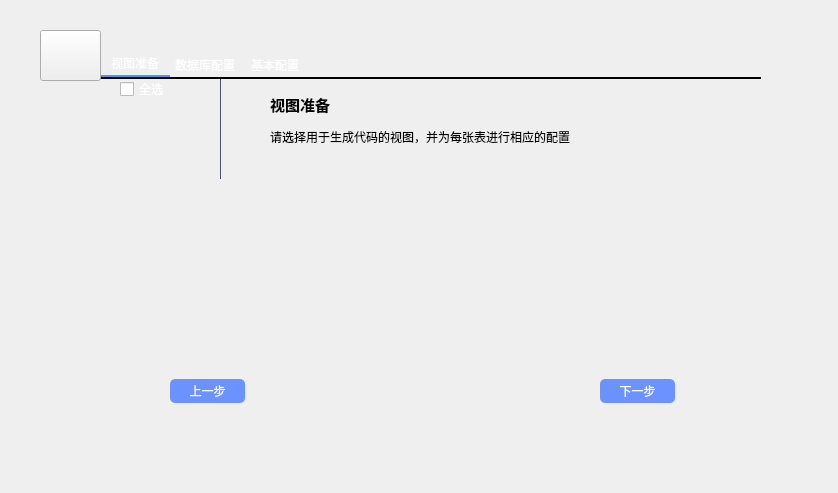
<?xml version="1.0" encoding="UTF-8"?>
<ui version="4.0">
 <class>Form</class>
 <widget class="QWidget" name="Form">
  <property name="geometry">
   <rect>
    <x>0</x>
    <y>0</y>
    <width>838</width>
    <height>493</height>
   </rect>
  </property>
  <property name="windowTitle">
   <string>Form</string>
  </property>
  <property name="styleSheet">
   <string notr="true">font-faimly:微软雅黑;</string>
  </property>
  <widget class="QTabWidget" name="tabWidget_first">
   <property name="geometry">
    <rect>
     <x>100</x>
     <y>50</y>
     <width>661</width>
     <height>381</height>
    </rect>
   </property>
   <property name="styleSheet">
    <string notr="true">QTabWidget::pane{
min-width:70px;
min-height:25px;
border-top: 2px solid;

}

QTabBar::tab {

min-width:70px;

min-height:25px;

color: white;

font:12px &quot;Microsoft YaHei&quot;;

border: 0px solid;



}

QTabBar::tab:selected{

min-width:70px;

min-height:25px;
color: white;

font:13px &quot;Microsoft YaHei&quot;;

border: 0px solid;

border-bottom: 2px solid;

border-color: #4796f0;

}</string>
   </property>
   <property name="currentIndex">
    <number>0</number>
   </property>
   <widget class="QWidget" name="tab_view">
    <attribute name="title">
     <string>视图准备</string>
    </attribute>
    <widget class="QCheckBox" name="checkBox_isCheckAll">
     <property name="geometry">
      <rect>
       <x>20</x>
       <y>0</y>
       <width>79</width>
       <height>20</height>
      </rect>
     </property>
     <property name="styleSheet">
      <string notr="true">color: rgb(255, 255, 255);</string>
     </property>
     <property name="text">
      <string>全选</string>
     </property>
    </widget>
    <widget class="QLabel" name="label_text">
     <property name="geometry">
      <rect>
       <x>170</x>
       <y>0</y>
       <width>361</width>
       <height>81</height>
      </rect>
     </property>
     <property name="styleSheet">
      <string notr="true"/>
     </property>
     <property name="text">
      <string>&lt;html&gt;&lt;head/&gt;&lt;body&gt;&lt;p&gt;&lt;span style=&quot; font-size:11pt; font-weight:700; color:#000000;&quot;&gt;视图准备&lt;/span&gt;&lt;/p&gt;&lt;p&gt;&lt;span style=&quot; color:#000000;&quot;&gt;请选择用于生成代码的视图，并为每张表进行相应的配置&lt;/span&gt;&lt;/p&gt;&lt;/body&gt;&lt;/html&gt;</string>
     </property>
    </widget>
    <widget class="QPushButton" name="pushButton_lastStep">
     <property name="geometry">
      <rect>
       <x>70</x>
       <y>300</y>
       <width>75</width>
       <height>24</height>
      </rect>
     </property>
     <property name="styleSheet">
      <string notr="true">QPushButton {
	background-color: rgb(107, 146, 255);
	color: rgb(255, 255, 255);
	border-radius: 5px;
}
QPushButton:hover {
	background-color: qlineargradient(spread:pad, x1:0.238636, y1:0.239, x2:1, y2:1, stop:0 rgba(107, 146, 255, 255), stop:1 rgba(255, 255, 255, 255));
}
QPushButton:pressed {
	padding-top:1px;
	padding-left:1px;
}
</string>
     </property>
     <property name="text">
      <string>上一步</string>
     </property>
    </widget>
    <widget class="QPushButton" name="pushButton_nextStep">
     <property name="geometry">
      <rect>
       <x>500</x>
       <y>300</y>
       <width>75</width>
       <height>24</height>
      </rect>
     </property>
     <property name="styleSheet">
      <string notr="true">QPushButton {
	background-color: rgb(107, 146, 255);
	color: rgb(255, 255, 255);
	border-radius: 5px;
}
QPushButton:hover {
	background-color: qlineargradient(spread:pad, x1:0.238636, y1:0.239, x2:1, y2:1, stop:0 rgba(107, 146, 255, 255), stop:1 rgba(255, 255, 255, 255));
}
QPushButton:pressed {
	padding-top:1px;
	padding-left:1px;
}</string>
     </property>
     <property name="text">
      <string>下一步</string>
     </property>
    </widget>
    <widget class="QLabel" name="label_2">
     <property name="geometry">
      <rect>
       <x>120</x>
       <y>0</y>
       <width>1</width>
       <height>100</height>
      </rect>
     </property>
     <property name="styleSheet">
      <string notr="true">background-color: rgb(75,84,102);</string>
     </property>
     <property name="text">
      <string/>
     </property>
    </widget>
   </widget>
   <widget class="QWidget" name="tab_tables_info">
    <attribute name="title">
     <string>数据库配置</string>
    </attribute>
    <widget class="QTabWidget" name="tabWidget_table_info">
     <property name="geometry">
      <rect>
       <x>0</x>
       <y>70</y>
       <width>611</width>
       <height>111</height>
      </rect>
     </property>
     <property name="styleSheet">
      <string notr="true">
QTabWidget::pane{
min-width:70px;
min-height:25px;
border-top: 2px solid;

}

QTabBar::tab {
font-size:10px;
min-width:70px;

min-height:25px;

color: white;

font:12px &quot;Microsoft YaHei&quot;;

border: -1px solid;



}

QTabBar::tab:selected{

min-width:70px;

min-height:25px;
color: white;

font:11px &quot;Microsoft YaHei&quot;;

border: 0px solid;

border-bottom: 2px solid;

border-color: #4796f0;

}</string>
     </property>
     <property name="currentIndex">
      <number>0</number>
     </property>
     <widget class="QWidget" name="tab_table">
      <attribute name="title">
       <string>数据库</string>
      </attribute>
     </widget>
     <widget class="QWidget" name="tab_view_2">
      <attribute name="title">
       <string>视图</string>
      </attribute>
     </widget>
    </widget>
    <widget class="QLabel" name="label_text_2">
     <property name="geometry">
      <rect>
       <x>10</x>
       <y>0</y>
       <width>591</width>
       <height>61</height>
      </rect>
     </property>
     <property name="styleSheet">
      <string notr="true">color: rgb(255, 255, 255);</string>
     </property>
     <property name="text">
      <string>&lt;html&gt;&lt;head/&gt;&lt;body&gt;&lt;p&gt;&lt;span style=&quot; font-size:11pt; font-weight:700;&quot;&gt; 数据库配置&lt;/span&gt;&lt;/p&gt;&lt;p&gt;&lt;span style=&quot; font-size:10pt;&quot;&gt; 请检查要生成接口项目代码的目标数据库，生成器将针对此数据库生成一个分层设计的接口项目&lt;/span&gt;&lt;/p&gt;&lt;/body&gt;&lt;/html&gt;</string>
     </property>
    </widget>
    <widget class="QPushButton" name="pushButton_lastStep_2">
     <property name="geometry">
      <rect>
       <x>70</x>
       <y>300</y>
       <width>75</width>
       <height>24</height>
      </rect>
     </property>
     <property name="styleSheet">
      <string notr="true">QPushButton {
	background-color: rgb(107, 146, 255);
	color: rgb(255, 255, 255);
	border-radius: 5px;
}
QPushButton:hover {
	background-color: qlineargradient(spread:pad, x1:0.238636, y1:0.239, x2:1, y2:1, stop:0 rgba(107, 146, 255, 255), stop:1 rgba(255, 255, 255, 255));
}
QPushButton:pressed {
	padding-top:1px;
	padding-left:1px;
}</string>
     </property>
     <property name="text">
      <string>上一步</string>
     </property>
    </widget>
    <widget class="QPushButton" name="pushButton_nextStep_2">
     <property name="geometry">
      <rect>
       <x>500</x>
       <y>300</y>
       <width>75</width>
       <height>24</height>
      </rect>
     </property>
     <property name="styleSheet">
      <string notr="true">QPushButton {
	background-color: rgb(107, 146, 255);
	color: rgb(255, 255, 255);
	border-radius: 5px;
}
QPushButton:hover {
	background-color: qlineargradient(spread:pad, x1:0.238636, y1:0.239, x2:1, y2:1, stop:0 rgba(107, 146, 255, 255), stop:1 rgba(255, 255, 255, 255));
}
QPushButton:pressed {
	padding-top:1px;
	padding-left:1px;
}</string>
     </property>
     <property name="text">
      <string>下一步</string>
     </property>
    </widget>
   </widget>
   <widget class="QWidget" name="tab_project">
    <attribute name="title">
     <string>基本配置</string>
    </attribute>
    <widget class="QPushButton" name="pushButton_lastStep_3">
     <property name="geometry">
      <rect>
       <x>70</x>
       <y>300</y>
       <width>75</width>
       <height>24</height>
      </rect>
     </property>
     <property name="styleSheet">
      <string notr="true">QPushButton {
	background-color: rgb(107, 146, 255);
	color: rgb(255, 255, 255);
	border-radius: 5px;
}
QPushButton:hover {
	background-color: qlineargradient(spread:pad, x1:0.238636, y1:0.239, x2:1, y2:1, stop:0 rgba(107, 146, 255, 255), stop:1 rgba(255, 255, 255, 255));
}
QPushButton:pressed {
	padding-top:1px;
	padding-left:1px;
}</string>
     </property>
     <property name="text">
      <string>上一步</string>
     </property>
    </widget>
    <widget class="QPushButton" name="pushButton_toStart">
     <property name="geometry">
      <rect>
       <x>500</x>
       <y>300</y>
       <width>75</width>
       <height>24</height>
      </rect>
     </property>
     <property name="styleSheet">
      <string notr="true">QPushButton {
	background-color: rgb(107, 146, 255);
	color: rgb(255, 255, 255);
	border-radius: 5px;
}
QPushButton:hover {
	background-color: qlineargradient(spread:pad, x1:0.238636, y1:0.239, x2:1, y2:1, stop:0 rgba(107, 146, 255, 255), stop:1 rgba(255, 255, 255, 255));
}
QPushButton:pressed {
	padding-top:1px;
	padding-left:1px;
}</string>
     </property>
     <property name="text">
      <string>开始生成</string>
     </property>
    </widget>
    <widget class="QLabel" name="label">
     <property name="geometry">
      <rect>
       <x>10</x>
       <y>5</y>
       <width>221</width>
       <height>21</height>
      </rect>
     </property>
     <property name="styleSheet">
      <string notr="true">color: rgb(255, 255, 255);</string>
     </property>
     <property name="text">
      <string>&lt;html&gt;&lt;head/&gt;&lt;body&gt;&lt;p&gt;&lt;span style=&quot; font-size:11pt; font-weight:700;&quot;&gt;要生成的目标接口项目基本配置&lt;/span&gt;&lt;/p&gt;&lt;/body&gt;&lt;/html&gt;</string>
     </property>
    </widget>
    <widget class="QLineEdit" name="lineEdit_path">
     <property name="geometry">
      <rect>
       <x>180</x>
       <y>50</y>
       <width>400</width>
       <height>19</height>
      </rect>
     </property>
     <property name="styleSheet">
      <string notr="true">background-color: transparent;
color: rgb(255, 255, 255);
border: 1px solid;
border-color: rgb(75,84,102);</string>
     </property>
     <property name="inputMask">
      <string/>
     </property>
    </widget>
    <widget class="QLineEdit" name="lineEdit_name">
     <property name="geometry">
      <rect>
       <x>180</x>
       <y>119</y>
       <width>400</width>
       <height>20</height>
      </rect>
     </property>
     <property name="styleSheet">
      <string notr="true">background-color: transparent;
color: rgb(255, 255, 255);
border: 1px solid;
border-color: rgb(75,84,102);</string>
     </property>
    </widget>
    <widget class="QLineEdit" name="lineEdit_version">
     <property name="geometry">
      <rect>
       <x>180</x>
       <y>187</y>
       <width>400</width>
       <height>20</height>
      </rect>
     </property>
     <property name="styleSheet">
      <string notr="true">background-color: transparent;
color: rgb(255, 255, 255);
border: 1px solid;
border-color: rgb(75,84,102);</string>
     </property>
    </widget>
    <widget class="QLabel" name="label_path">
     <property name="geometry">
      <rect>
       <x>50</x>
       <y>50</y>
       <width>72</width>
       <height>16</height>
      </rect>
     </property>
     <property name="styleSheet">
      <string notr="true">color: rgb(255, 255, 255);</string>
     </property>
     <property name="text">
      <string>目标代码路径</string>
     </property>
    </widget>
    <widget class="QLabel" name="label_name">
     <property name="geometry">
      <rect>
       <x>57</x>
       <y>110</y>
       <width>81</width>
       <height>31</height>
      </rect>
     </property>
     <property name="styleSheet">
      <string notr="true">color: rgb(255, 255, 255);</string>
     </property>
     <property name="text">
      <string>&lt;html&gt;&lt;head/&gt;&lt;body&gt;&lt;p&gt;&lt;img src=&quot;:/icons/asterisk.png&quot;&gt;项目名称&lt;/p&gt;&lt;/body&gt;&lt;/html&gt;</string>
     </property>
    </widget>
    <widget class="QLabel" name="label_version">
     <property name="geometry">
      <rect>
       <x>57</x>
       <y>187</y>
       <width>91</width>
       <height>21</height>
      </rect>
     </property>
     <property name="styleSheet">
      <string notr="true">color: rgb(255, 255, 255);</string>
     </property>
     <property name="text">
      <string>&lt;html&gt;&lt;head/&gt;&lt;body&gt;&lt;p&gt;&lt;img src=&quot;:/icons/asterisk.png&quot;/&gt;接口版本&lt;/p&gt;&lt;/body&gt;&lt;/html&gt;</string>
     </property>
    </widget>
   </widget>
  </widget>
  <widget class="QLabel" name="label_main">
   <property name="geometry">
    <rect>
     <x>0</x>
     <y>0</y>
     <width>821</width>
     <height>481</height>
    </rect>
   </property>
   <property name="text">
    <string/>
   </property>
   <property name="pixmap">
    <pixmap resource="res/images.qrc">:/background/background.png</pixmap>
   </property>
   <property name="scaledContents">
    <bool>true</bool>
   </property>
  </widget>
  <widget class="QPushButton" name="pushButton_minimize">
   <property name="geometry">
    <rect>
     <x>710</x>
     <y>40</y>
     <width>31</width>
     <height>31</height>
    </rect>
   </property>
   <property name="sizePolicy">
    <sizepolicy hsizetype="Minimum" vsizetype="Expanding">
     <horstretch>0</horstretch>
     <verstretch>0</verstretch>
    </sizepolicy>
   </property>
   <property name="minimumSize">
    <size>
     <width>20</width>
     <height>0</height>
    </size>
   </property>
   <property name="maximumSize">
    <size>
     <width>40</width>
     <height>16777215</height>
    </size>
   </property>
   <property name="toolTip">
    <string>Minimize</string>
   </property>
   <property name="styleSheet">
    <string notr="true">QPushButton {	
	border: none;
	border-radius: 6px;
	background-color: transparent;
}
QPushButton:pressed {
	padding-top:1px;
	padding-left:1px;
}</string>
   </property>
   <property name="text">
    <string/>
   </property>
   <property name="icon">
    <iconset resource="res/images.qrc">
     <normaloff>:/icons/minimize.png</normaloff>:/icons/minimize.png</iconset>
   </property>
  </widget>
  <widget class="QPushButton" name="pushButton_close">
   <property name="geometry">
    <rect>
     <x>740</x>
     <y>40</y>
     <width>31</width>
     <height>31</height>
    </rect>
   </property>
   <property name="sizePolicy">
    <sizepolicy hsizetype="Minimum" vsizetype="Expanding">
     <horstretch>0</horstretch>
     <verstretch>0</verstretch>
    </sizepolicy>
   </property>
   <property name="minimumSize">
    <size>
     <width>20</width>
     <height>0</height>
    </size>
   </property>
   <property name="maximumSize">
    <size>
     <width>40</width>
     <height>16777215</height>
    </size>
   </property>
   <property name="toolTip">
    <string>Close</string>
   </property>
   <property name="styleSheet">
    <string notr="true">QPushButton {	
	border: none;
	border-radius: 6px;
	background-color: transparent;
}
QPushButton:pressed {
	padding-top:1px;
	padding-left:1px;
}</string>
   </property>
   <property name="text">
    <string/>
   </property>
   <property name="icon">
    <iconset resource="res/images.qrc">
     <normaloff>:/icons/exit.png</normaloff>:/icons/exit.png</iconset>
   </property>
  </widget>
  <widget class="QPushButton" name="pushButton_ncepu">
   <property name="geometry">
    <rect>
     <x>40</x>
     <y>30</y>
     <width>61</width>
     <height>51</height>
    </rect>
   </property>
   <property name="styleSheet">
    <string notr="true">QPushButton {	
	border-image: url(:/icons/ncepu.png);
}
QPushButton:pressed {
	padding-top:7px;
	padding-left:7px;
}</string>
   </property>
   <property name="text">
    <string/>
   </property>
  </widget>
  <zorder>label_main</zorder>
  <zorder>tabWidget_first</zorder>
  <zorder>pushButton_minimize</zorder>
  <zorder>pushButton_close</zorder>
  <zorder>pushButton_ncepu</zorder>
 </widget>
 <resources>
  <include location="res/images.qrc"/>
 </resources>
 <connections/>
</ui>
